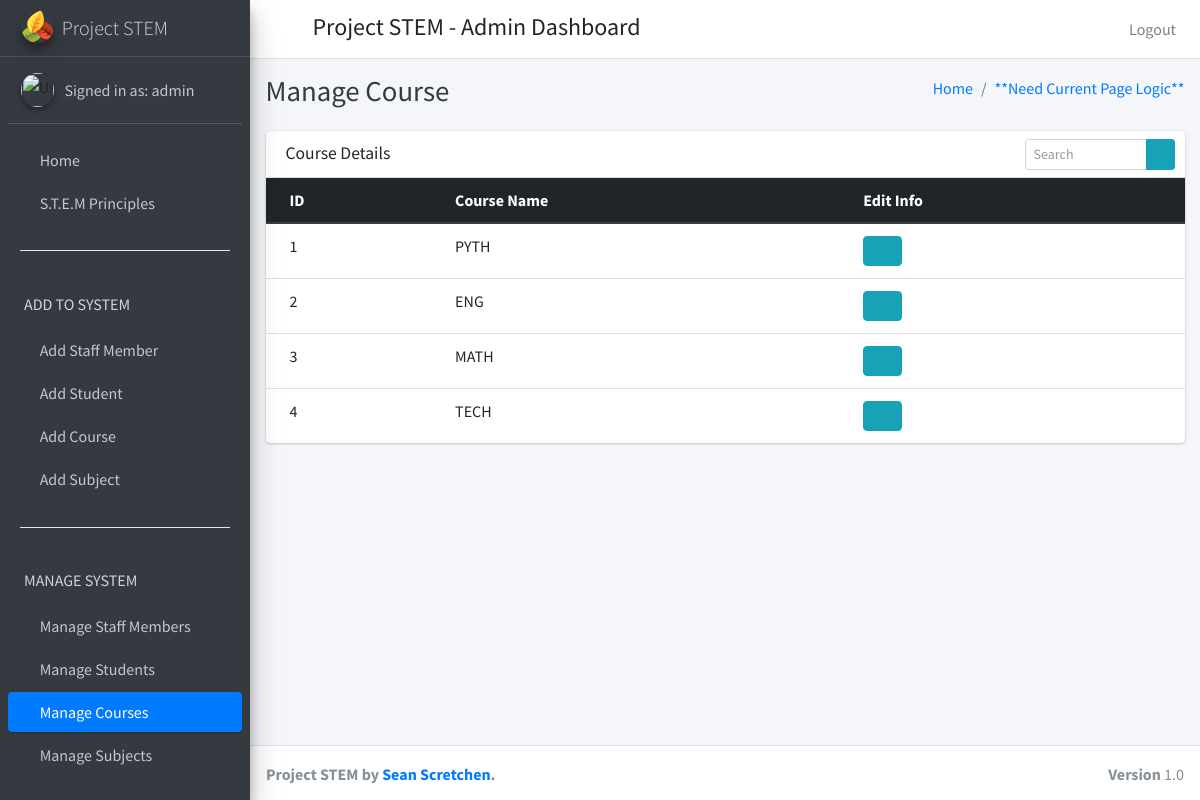
/manage_courses (signed in), run on the app's committed database.
### project_stem_app/models.py (models this page shows)
class CustomUser(AbstractUser):
    user_type_data = ((1, "HOD"), (2, "Staff"), (3, "Student"))
    user_type = models.CharField(default=1, choices=user_type_data, max_length=10)

class Courses(models.Model):
    id = models.AutoField(primary_key=True)
    course_name = models.CharField(max_length=255)
    created_at = models.DateTimeField(auto_now_add=True)
    updated_at = models.DateTimeField(auto_now_add=True)
    objects = models.Manager()
    class Meta:
        verbose_name_plural = 'Courses'

### project_stem_app/admin_views.py (the view)
# urls.py: path('manage_courses', admin_views.manage_courses, name="manage_courses"),
def manage_courses(request):
    courses = Courses.objects.all()
    context = {
        'courses': courses,
    }
    return render(request, 'admin_template/manage_courses.html', context)
    subjects

### project_stem_app/templates/admin_template/manage_courses.html (shortened to what this page needs)
{% extends 'admin_template/admin_base.html' %}
{% load static %}
{% block page_title %}Manage Course{% endblock %}
{% block content %}
<section class="content">
  <div class="container-fluid">
    <div class="row">
      <div class="col-12">
        <div class="card">
          <div class="card-header">
            <h3 class="card-title">Course Details</h3>
            <div class="card-tools">
              <div class="input-group input-group-sm" style="width: 150px;">
                <input type="text" name="table_search" class="form-control float-right" placeholder="Search">
                <div class="input-group-append">
                  <button type="submit" class="btn btn-info"><i class="fas fa-search"></i></button>
                </div>
              </div>
            </div>
          </div>
          <div class="card-body table-responsive p-0">
            <table class="table table-hover text-nowrap">
              <thead class="thead-dark">
                <tr>
                  <th>ID</th>
                  <th>Course Name</th>
                  <th>Edit Info</th>
                </tr>
              </thead>
              <tbody>
                {% for course in courses %}
                <tr>
                  <td>{{ course.id }}</td>
                  <td>{{ course.course_name }}</td>
                  <td><a href="{% url 'edit_course' course.id %}" class="btn btn-info"><i class="fas fa-edit"></i></a></td>
                </tr>
                {% endfor %}
              </tbody>
            </table>
          </div>
        </div>
      </div>
    </div>
  </div>
</section>
{% endblock %}

### project_stem_app/templates/admin_template/sidebar.html (shortened to what this page needs)
{% load static %}
<aside class="main-sidebar sidebar-dark-primary elevation-4">
  <a href="#" class="brand-link">
    <img src="{% static 'dist/img/leaves.svg' %}" alt="Logo" class="brand-image img-circle elevation-3">
    <span class="brand-text font-weight-light">Project STEM</span>
  </a>
  <div class="sidebar">
    <div class="user-panel mt-3 pb-3 mb-3 d-flex">
      <div class="image">
        <img src="#" class="img-circle elevation-2" alt="User Image">
      </div>
      <div class="info">
        <a href="{% url 'admin_profile' %}" class="d-block">Signed in as: {{ user.username }}</a>
      </div>
    </div>
    <nav class="mt-2">
      <ul class="nav nav-pills nav-sidebar flex-column" data-widget="treeview" role="menu" data-accordion="false">
        <li class="nav-item">
          {% url 'admin_home' as admin_home %}
          <a href="{% url 'admin_home' %}"
          class="nav-link {% if request.path == admin_home %} active {% endif  %}">
          <i class="fas fa-home"></i>
          <p>
            Home
          </p>
        </a>
      </li>
      <li class="nav-item">
        <a href="#" class="nav-link">
          <i class="fas fa-atom"></i>
          <p>
            S.T.E.M Principles
          </p>
        </a>
      </li>
      <br>
      <hr style="width:90%;text-align:left;margin-top:0" color="white">
      <li class="nav-header"><h6>ADD TO SYSTEM</h6></li>
      <li class="nav-item">
        {% url 'add_staff' as add_staff %}
        <a href="{% url 'add_staff' %}"
        class="nav-link {% if request.path == add_staff %} active {% endif  %}">
        <i class="fas fa-chalkboard-teacher"></i>
        <p>
          Add Staff Member
        </p>
      </a>
    </li>
    <li class="nav-item">
      {% url 'add_student' as add_student %}
      <a href="{% url 'add_student' %}"
      class="nav-link {% if request.path == add_student %} active {% endif  %}">
      <i class="fas fa-book-reader"></i>
      <p>
        Add Student
      </p>
    </a>
  </li>
  <li class="nav-item">
    {% url 'add_course' as add_course %}
    <a href="{% url 'add_course' %}"
    class="nav-link {% if request.path == add_course %} active {% endif  %}">
    <i class="fas fa-school"></i>
    <p>
      Add Course
    </p>
  </a>
</li>
<li class="nav-item">
  {% url 'add_subject' as add_subject %}
  <a href="{% url 'add_subject' %}"
  class="nav-link {% if request.path == add_subject %} active {% endif  %}">
  <i class="fas fa-square-root-alt"></i>
  <p>
    Add Subject
  </p>
</a>
</li>
<br>
<hr style="width:90%;text-align:left;margin-top:0" color="white">
<li class="nav-header"><h6>MANAGE SYSTEM</h6></li>
<li class="nav-item">
  {% url 'manage_staff' as manage_staff %}
  {% url 'edit_staff' staff_id=id as edit_staff %}
  <a href="{% url 'manage_staff' %}"
  class="nav-link
  {% if request.path == edit_staff %} active {% endif  %}">
  <i class="fas fa-chalkboard-teacher"></i>
  <p>
    Manage Staff Members
  </p>
</a>
</li>
<li class="nav-item">
  {% url 'manage_students' as manage_students %}
  {% url 'edit_student' student_id=id as edit_student %}
  <a href="{% url 'manage_students' %}"
  class="nav-link
  {% if request.path == edit_student %} active {% endif  %}">
  <i class="fas fa-book-reader"></i>
  <p>
    Manage Students
  </p>
</a>
</li>
<li class="nav-item">
  {% url 'manage_courses' as manage_courses %}
  {% url 'edit_course' course_id=id as edit_course %}
  <a href="{% url 'manage_courses' %}"
  class="nav-link
  {% if request.path == manage_courses %} active {% endif  %}
  {% if request.path == edit_course %} active {% endif  %}">
  <i class="fas fa-school"></i>
  <p>
    Manage Courses
  </p>
</a>
</li>
<li class="nav-item">
  {% url 'manage_subjects' as manage_subjects %}
  {% url 'edit_subject' subject_id=id as edit_subject %}
  <a href="{% url 'manage_subjects'  %}"
  class="nav-link
  {% if request.path == edit_subject %} active {% endif  %}">
  <i class="fas fa-square-root-alt"></i>
  <p>
    Manage Subjects
  </p>
</a>
</li>
<li class="nav-item">
  {% url 'manage_session' as manage_session %}
  <a href="{% url 'manage_session'  %}"
  class="nav-link
  {% if request.path == manage_session %} active {% endif  %}">
  <i class="fas fa-calendar"></i>
  <p>
  </p>
</a>
</li>
<br>
<br>
<br>
<br>
</ul>
</nav>
</div>
</aside>

### data on the page
CustomUser: username "admin"
Courses: id "1", course_name "PYTH"
Courses: id "2", course_name "ENG"
Courses: id "3", course_name "MATH"
Courses: id "4", course_name "TECH"
